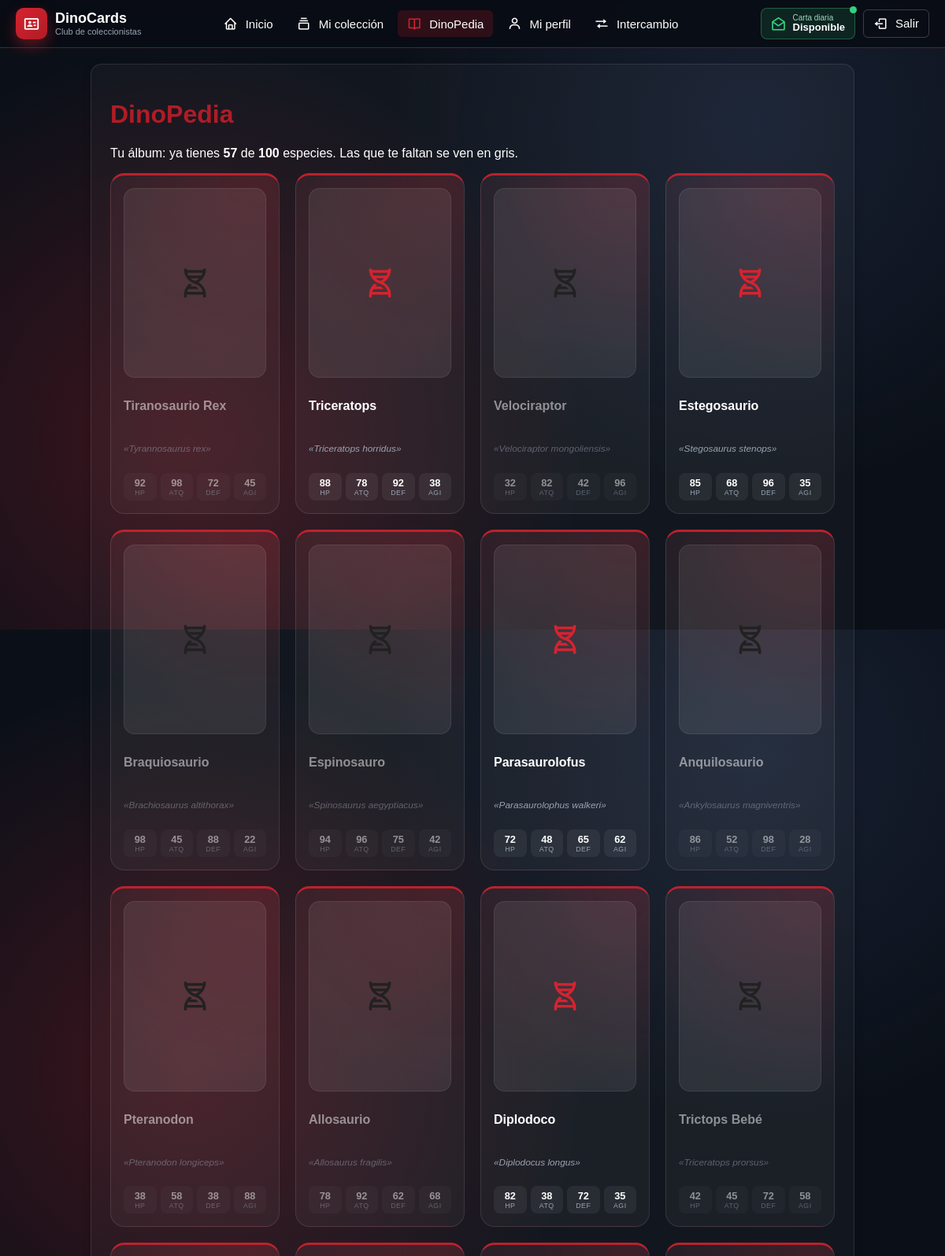
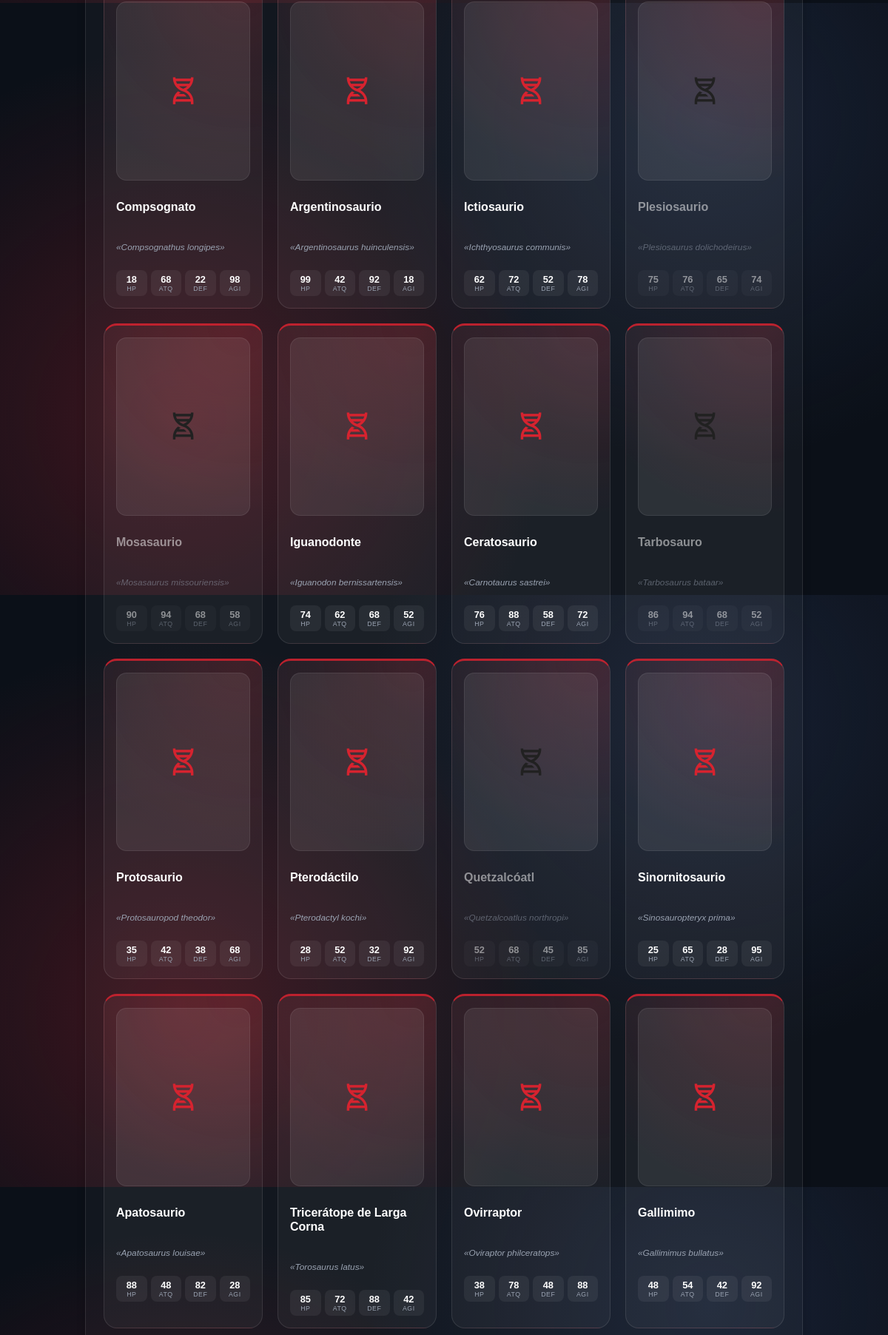
The page /dinopedia.php (signed in, upper part) on the database its author committed (2 pictures, top to bottom).
### tables this page shows
CREATE TABLE usuarios(id INT primary key auto_increment,
					  username VARCHAR(64) UNIQUE,
                      email VARCHAR(256) UNIQUE,
                      password_hash VARCHAR(1024),
                      fecha_registro DATETIME,
                      ultima_obtencion DATETIME);

CREATE TABLE dinosaurios(id INT primary key auto_increment,
					  nombre VARCHAR(64),
                      especie VARCHAR(1024),
                      periodo VARCHAR(1024),
                      image_url VARCHAR(1024),
                      altura DECIMAL(4,2),
                      largo DECIMAL(4,2),
                      peso DECIMAL(6,3),
                      hp INT,
                      vigor INT,
                      ataque INT,
                      defensa INT,
                      agilidad INT);

### src/ColeccionService.php (called while the page is built, shortened)
<?php
function obtenerIdsColeccion(int $usuario_id): array
{
    global $conexion;
    $ids = [];
    $consulta = $conexion->prepare("SELECT dinosaurio_id FROM colecciones WHERE usuario_id = ?");
    $consulta->bind_param("i", $usuario_id);
    $consulta->execute();
    $resultado = $consulta->get_result();
    while ($fila = $resultado->fetch_assoc()) {
        $ids[] = (int) $fila["dinosaurio_id"];
    }
    return $ids;
}

### src/AccesoDatos.php (called while the page is built, shortened)
<?php
$host     = '127.0.0.1';
$port     = 3306;
$database = 'dinocards';
$username = 'oscar';
$password = '561Cazadora#%';
$conexion = @new mysqli($host, $username, $password, $database, $port);
$conexion->set_charset('utf8mb4');
function escapar(mixed $texto): string
{
    return htmlspecialchars($texto ?? "", ENT_QUOTES, "UTF-8");
}
require_once __DIR__ . '/ColeccionService.php';

### dinopedia.php (the view, shortened to what this page needs)
<?php
require_once __DIR__ . "/src/AccesoDatos.php";
$usuario_id = (int) $_SESSION["usuario_id"];
$mios = array_flip(obtenerIdsColeccion($usuario_id));
$dinos = [];
$res = $conexion->query("SELECT * FROM dinosaurios ORDER BY id");
while ($d = $res->fetch_assoc()) {
    $dinos[] = $d;
}
?>
<!DOCTYPE html>
<html lang="es">
<head>
    <link href="https://unpkg.com/boxicons@2.1.4/css/boxicons.min.css" rel="stylesheet">
    <link rel="stylesheet" href="styles/comun.css?v=<?= @filemtime(__DIR__ . '/styles/comun.css') ?>">
    <link rel="stylesheet" href="styles/paginas.css?v=<?= @filemtime(__DIR__ . '/styles/paginas.css') ?>">
</head>
<body>
<?php require "menu.php"; ?>
<main>
    <div class="tarjeta panel-oscuro">
        <h1>DinoPedia</h1>
        <p>Tu álbum: ya tienes <b><?= count($mios) ?></b> de <b><?= count($dinos) ?></b> especies. Las que te faltan se ven en gris.</p>
        <ul class="cartas-grid">
            <?php foreach ($dinos as $d): ?>
                <li class="carta-mini<?= isset($mios[$d["id"]]) ? "" : " bloqueada" ?>">
                    <span class="retrato">
                        <?php $img_ok = false; $img_path = $d["imagen_url"] ?? null; if (!empty($img_path)) { $full = __DIR__ . "/" . ltrim($img_path, '/\\'); $img_ok = is_readable($full); } ?>
                        <?php if ($img_ok): ?>
                            <img class="fondo" src="<?= escapar($img_path) ?>" alt="" aria-hidden="true" loading="lazy" decoding="async" onerror="this.style.display='none'">
                            <img src="<?= escapar($img_path) ?>" alt="<?= escapar($d["nombre"]) ?>" loading="lazy" decoding="async" onerror="this.style.display='none'">
                        <?php else: ?>
                            <i class="bx bx-dna" aria-hidden="true"></i>
                        <?php endif; ?>
                    </span>
                    <h3><?= escapar($d["nombre"]) ?></h3>
                    <p class="apodo">«<?= escapar($d["especie"]) ?>»</p>
                    <div class="mini-stats">
                        <span><b><?= escapar($d["hp"]) ?></b><small>HP</small></span>
                        <span><b><?= escapar($d["ataque"]) ?></b><small>ATQ</small></span>
                        <span><b><?= escapar($d["defensa"]) ?></b><small>DEF</small></span>
                        <span><b><?= escapar($d["agilidad"]) ?></b><small>AGI</small></span>
                    </div>
                </li>
            <?php endforeach; ?>
        </ul>
    </div>
</main>
</body>
</html>

### styles/comun.css (style rules this page uses)
* { box-sizing: border-box; }
:root { --rojo: #d6232f; --rojo-osc: #b01c26; --fondo: #0b1018; --texto: #111827; --gris: #6b7280; --borde: #d9dde5; }
body { margin: 0; font-family: Arial, Helvetica, sans-serif; min-height: 100vh; color: #ffffff; background: radial-gradient(circle at 20% 70%, rgba(214, 35, 47, .25), transparent 45%), radial-gradient(circle at 80% 20%, rgba(60, 80, 130, .25), transparent 40%), var(--fondo); }
main { max-width: 1000px; margin: 20px auto; padding: 0 15px; }
.tarjeta { background-color: #181820; border: 1px solid #282836; border-radius: 14px; padding: 1.5rem; box-shadow: 0 4px 12px rgba(0, 0, 0, 0.2); margin-bottom: 20px; }
h1, h2, h3 { color: var(--rojo-osc); }

### styles/paginas.css (style rules this page uses)
.tarjeta.panel-oscuro { background: rgba(255, 255, 255, .03); border-color: rgba(255, 255, 255, .1); color: #ffffff; }
.cartas-grid { list-style: none; display: grid; grid-template-columns: repeat(auto-fill, minmax(190px, 1fr)); gap: 20px; padding: 0; margin: 0; }
.carta-mini { position: relative; display: flex; flex-direction: column; gap: 10px; padding: 16px; border-radius: 18px; border: 1px solid rgba(255, 255, 255, .1); border-top: 3px solid rgba(214, 35, 47, .85); background: radial-gradient(circle at 85% 0%, rgba(214, 35, 47, .18), transparent 55%), rgba(255, 255, 255, .04); transition: transform .15s ease, border-color .15s ease; }
.carta-mini .retrato { position: relative; width: 100%; aspect-ratio: 3 / 4; display: flex; align-items: center; justify-content: center; border-radius: 14px; background: rgba(255, 255, 255, .08); color: var(--rojo); font-size: 2.6rem; overflow: hidden; border: 1px solid rgba(255, 255, 255, .08); }
.carta-mini h3 { font-size: 1rem; color: #ffffff; line-height: 1.2; }
.carta-mini .apodo { font-size: .74rem; color: #9aa3b2; font-style: italic; }
.carta-mini .mini-stats { display: grid; grid-template-columns: repeat(4, 1fr); gap: 5px; margin-top: 2px; }
.carta-mini .mini-stats span { display: flex; flex-direction: column; align-items: center; padding: 5px 2px; background: rgba(255, 255, 255, .06); border-radius: 8px; }
.carta-mini .mini-stats b { font-size: .8rem; color: #ffffff; }
.carta-mini .mini-stats small { font-size: .55rem; color: #9aa3b2; letter-spacing: .5px; }
.carta-mini.bloqueada .retrato img, .carta-mini.bloqueada .retrato i { filter: grayscale(100%) brightness(.45); }
.carta-mini.bloqueada h3, .carta-mini.bloqueada .apodo, .carta-mini.bloqueada .mini-stats { opacity: .5; }

### rows shown on the page
dinosaurios: nombre "Tiranosaurio Rex", especie "Tyrannosaurus rex", hp "92", ataque "98", defensa "72", agilidad "45"
dinosaurios: nombre "Triceratops", especie "Triceratops horridus", hp "88", ataque "78", defensa "92", agilidad "38"
dinosaurios: nombre "Velociraptor", especie "Velociraptor mongoliensis", hp "32", ataque "82", defensa "42", agilidad "96"
dinosaurios: nombre "Estegosaurio", especie "Stegosaurus stenops", hp "85", ataque "68", defensa "96", agilidad "35"
dinosaurios: nombre "Braquiosaurio", especie "Brachiosaurus altithorax", hp "98", ataque "45", defensa "88", agilidad "22"
dinosaurios: nombre "Espinosauro", especie "Spinosaurus aegyptiacus", hp "94", ataque "96", defensa "75", agilidad "42"
dinosaurios: nombre "Parasaurolofus", especie "Parasaurolophus walkeri", hp "72", ataque "48", defensa "65", agilidad "62"
dinosaurios: nombre "Anquilosaurio", especie "Ankylosaurus magniventris", hp "86", ataque "52", defensa "98", agilidad "28"
dinosaurios: nombre "Pteranodon", especie "Pteranodon longiceps", hp "38", ataque "58", defensa "38", agilidad "88"
dinosaurios: nombre "Allosaurio", especie "Allosaurus fragilis", hp "78", ataque "92", defensa "62", agilidad "68"
dinosaurios: nombre "Diplodoco", especie "Diplodocus longus", hp "82", ataque "38", defensa "72", agilidad "35"
dinosaurios: nombre "Trictops Bebé", especie "Triceratops prorsus", hp "42", ataque "45", defensa "72", agilidad "58"
dinosaurios: nombre "Compsognato", especie "Compsognathus longipes", hp "18", ataque "68", defensa "22", agilidad "98"
dinosaurios: nombre "Argentinosaurio", especie "Argentinosaurus huinculensis", hp "99", ataque "42", defensa "92", agilidad "18"
dinosaurios: nombre "Ictiosaurio", especie "Ichthyosaurus communis", hp "62", ataque "72", defensa "52", agilidad "78"
dinosaurios: nombre "Plesiosaurio", especie "Plesiosaurus dolichodeirus", hp "75", ataque "76", defensa "65", agilidad "74"
dinosaurios: nombre "Mosasaurio", especie "Mosasaurus missouriensis", hp "90", ataque "94", defensa "68", agilidad "58"
dinosaurios: nombre "Iguanodonte", especie "Iguanodon bernissartensis", hp "74", ataque "62", defensa "68", agilidad "52"
dinosaurios: nombre "Ceratosaurio", especie "Carnotaurus sastrei", hp "76", ataque "88", defensa "58", agilidad "72"
dinosaurios: nombre "Tarbosauro", especie "Tarbosaurus bataar", hp "86", ataque "94", defensa "68", agilidad "52"
dinosaurios: nombre "Protosaurio", especie "Protosauropod theodor", hp "35", ataque "42", defensa "38", agilidad "68"
dinosaurios: nombre "Pterodáctilo", especie "Pterodactyl kochi", hp "28", ataque "52", defensa "32", agilidad "92"
dinosaurios: nombre "Quetzalcóatl", especie "Quetzalcoatlus northropi", hp "52", ataque "68", defensa "45", agilidad "85"
dinosaurios: nombre "Sinornitosaurio", especie "Sinosauropteryx prima", hp "25", ataque "65", defensa "28", agilidad "95"
dinosaurios: nombre "Apatosaurio", especie "Apatosaurus louisae", hp "88", ataque "48", defensa "82", agilidad "28"
dinosaurios: nombre "Tricerátope de Larga Corna", especie "Torosaurus latus", hp "85", ataque "72", defensa "88", agilidad "42"
dinosaurios: nombre "Ovirraptor", especie "Oviraptor philceratops", hp "38", ataque "78", defensa "48", agilidad "88"
dinosaurios: nombre "Gallimimo", especie "Gallimimus bullatus", hp "48", ataque "54", defensa "42", agilidad "92"

### other values the page prints
escapar($texto) "Inicio"
escapar($texto) "Mi colección"
escapar($texto) "DinoPedia"
escapar($texto) "Mi perfil"
escapar($texto) "Intercambio"
count($mios) "57"
count($dinos) "100"
